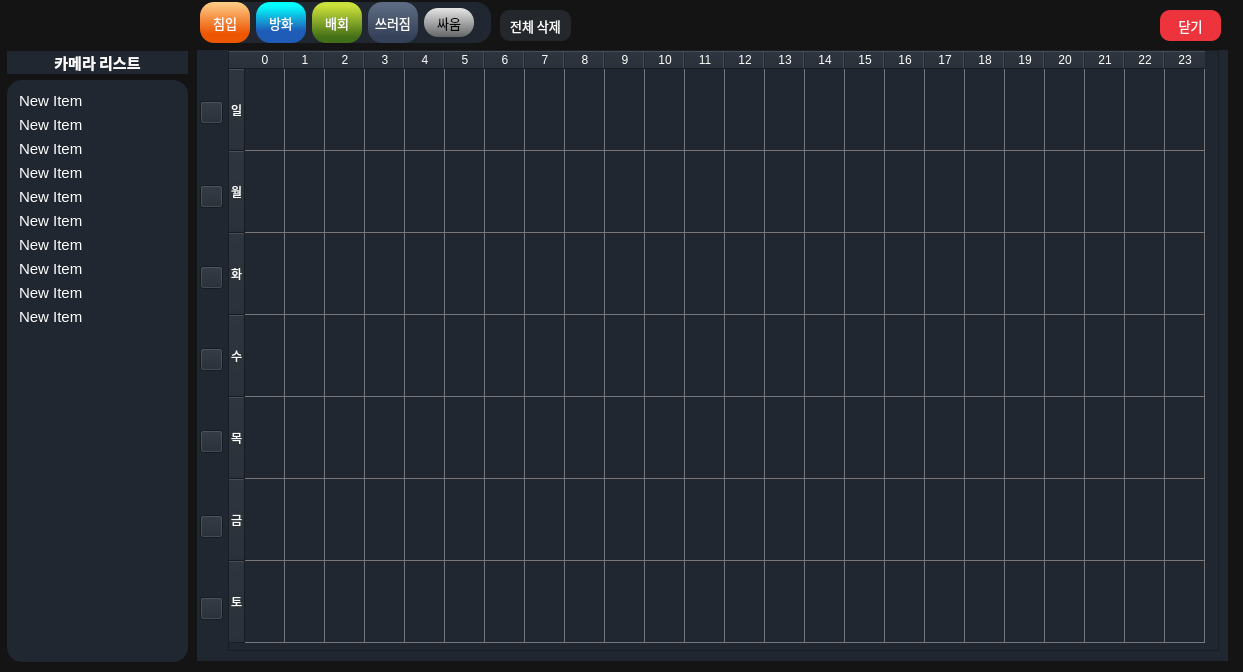
<?xml version="1.0" encoding="UTF-8"?>
<ui version="4.0">
 <class>schedule_window</class>
 <widget class="QWidget" name="schedule_window">
  <property name="geometry">
   <rect>
    <x>0</x>
    <y>0</y>
    <width>1243</width>
    <height>672</height>
   </rect>
  </property>
  <property name="sizePolicy">
   <sizepolicy hsizetype="Fixed" vsizetype="Fixed">
    <horstretch>0</horstretch>
    <verstretch>0</verstretch>
   </sizepolicy>
  </property>
  <property name="minimumSize">
   <size>
    <width>1163</width>
    <height>562</height>
   </size>
  </property>
  <property name="maximumSize">
   <size>
    <width>16777215</width>
    <height>16777215</height>
   </size>
  </property>
  <property name="windowTitle">
   <string>camera schedule</string>
  </property>
  <property name="styleSheet">
   <string notr="true">background-color: rgb(20, 20, 20);

</string>
  </property>
  <widget class="QWidget" name="layoutWidget">
   <property name="geometry">
    <rect>
     <x>7</x>
     <y>51</y>
     <width>181</width>
     <height>611</height>
    </rect>
   </property>
   <layout class="QVBoxLayout" name="verticalLayout_3">
    <item>
     <widget class="QLabel" name="schedule_camera_list_label">
      <property name="minimumSize">
       <size>
        <width>0</width>
        <height>0</height>
       </size>
      </property>
      <property name="font">
       <font>
        <family>Ubuntu Light</family>
        <pointsize>11</pointsize>
        <bold>true</bold>
       </font>
      </property>
      <property name="styleSheet">
       <string notr="true">color: rgb(255, 255, 255);
border-radius: 15px;
background-color: rgb(32,39,49);

</string>
      </property>
      <property name="text">
       <string>카메라 리스트</string>
      </property>
      <property name="alignment">
       <set>Qt::AlignmentFlag::AlignCenter</set>
      </property>
     </widget>
    </item>
    <item>
     <widget class="QWidget" name="widget_3" native="true">
      <property name="styleSheet">
       <string notr="true">color: rgb(255, 255, 255);
border-radius: 15px;
background-color: rgb(32,39,49);

</string>
      </property>
      <layout class="QVBoxLayout" name="verticalLayout_7">
       <item>
        <widget class="QListWidget" name="schedule_camera_list">
         <property name="font">
          <font>
           <pointsize>11</pointsize>
           <italic>false</italic>
           <bold>false</bold>
           <underline>false</underline>
           <strikeout>false</strikeout>
           <kerning>true</kerning>
          </font>
         </property>
         <property name="focusPolicy">
          <enum>Qt::FocusPolicy::NoFocus</enum>
         </property>
         <property name="contextMenuPolicy">
          <enum>Qt::ContextMenuPolicy::DefaultContextMenu</enum>
         </property>
         <property name="acceptDrops">
          <bool>true</bool>
         </property>
         <property name="styleSheet">
          <string notr="true">QListWidget::item {
    padding: 3px;
}
QListWidget::item:selected {
    border: 2px solid rgb(26, 95, 180);
    border-radius: 5px; /* 둥근 테두리 추가 */
}
</string>
         </property>
         <property name="frameShape">
          <enum>QFrame::Shape::NoFrame</enum>
         </property>
         <property name="lineWidth">
          <number>1</number>
         </property>
         <property name="editTriggers">
          <set>QAbstractItemView::EditTrigger::NoEditTriggers</set>
         </property>
         <property name="tabKeyNavigation">
          <bool>false</bool>
         </property>
         <property name="showDropIndicator" stdset="0">
          <bool>false</bool>
         </property>
         <property name="dragEnabled">
          <bool>false</bool>
         </property>
         <property name="dragDropOverwriteMode">
          <bool>false</bool>
         </property>
         <property name="dragDropMode">
          <enum>QAbstractItemView::DragDropMode::NoDragDrop</enum>
         </property>
         <property name="defaultDropAction">
          <enum>Qt::DropAction::IgnoreAction</enum>
         </property>
         <property name="selectionMode">
          <enum>QAbstractItemView::SelectionMode::SingleSelection</enum>
         </property>
         <property name="textElideMode">
          <enum>Qt::TextElideMode::ElideLeft</enum>
         </property>
         <property name="verticalScrollMode">
          <enum>QAbstractItemView::ScrollMode::ScrollPerItem</enum>
         </property>
         <property name="movement">
          <enum>QListView::Movement::Static</enum>
         </property>
         <property name="flow">
          <enum>QListView::Flow::TopToBottom</enum>
         </property>
         <property name="isWrapping" stdset="0">
          <bool>false</bool>
         </property>
         <property name="resizeMode">
          <enum>QListView::ResizeMode::Fixed</enum>
         </property>
         <property name="layoutMode">
          <enum>QListView::LayoutMode::SinglePass</enum>
         </property>
         <property name="spacing">
          <number>2</number>
         </property>
         <property name="viewMode">
          <enum>QListView::ViewMode::ListMode</enum>
         </property>
         <property name="modelColumn">
          <number>0</number>
         </property>
         <property name="uniformItemSizes">
          <bool>true</bool>
         </property>
         <property name="wordWrap">
          <bool>false</bool>
         </property>
         <property name="selectionRectVisible">
          <bool>true</bool>
         </property>
         <item>
          <property name="text">
           <string>New Item</string>
          </property>
         </item>
         <item>
          <property name="text">
           <string>New Item</string>
          </property>
         </item>
         <item>
          <property name="text">
           <string>New Item</string>
          </property>
         </item>
         <item>
          <property name="text">
           <string>New Item</string>
          </property>
         </item>
         <item>
          <property name="text">
           <string>New Item</string>
          </property>
         </item>
         <item>
          <property name="text">
           <string>New Item</string>
          </property>
         </item>
         <item>
          <property name="text">
           <string>New Item</string>
          </property>
         </item>
         <item>
          <property name="text">
           <string>New Item</string>
          </property>
         </item>
         <item>
          <property name="text">
           <string>New Item</string>
          </property>
         </item>
         <item>
          <property name="text">
           <string>New Item</string>
          </property>
         </item>
        </widget>
       </item>
      </layout>
     </widget>
    </item>
   </layout>
  </widget>
  <widget class="QWidget" name="detect_type_tab_widget" native="true">
   <property name="geometry">
    <rect>
     <x>200</x>
     <y>2</y>
     <width>291</width>
     <height>41</height>
    </rect>
   </property>
   <property name="styleSheet">
    <string notr="true">color: rgb(255, 255, 255);
border-radius: 15px;
background-color: rgb(32,39,49);

</string>
   </property>
   <layout class="QHBoxLayout" name="horizontalLayout">
    <item>
     <widget class="QPushButton" name="intr_bnt">
      <property name="sizePolicy">
       <sizepolicy hsizetype="Preferred" vsizetype="Preferred">
        <horstretch>0</horstretch>
        <verstretch>0</verstretch>
       </sizepolicy>
      </property>
      <property name="minimumSize">
       <size>
        <width>50</width>
        <height>29</height>
       </size>
      </property>
      <property name="font">
       <font>
        <pointsize>10</pointsize>
       </font>
      </property>
      <property name="cursor">
       <cursorShape>PointingHandCursor</cursorShape>
      </property>
      <property name="styleSheet">
       <string notr="true">QPushButton {
				background-color: qlineargradient(spread:pad, x1:0, y1:1, x2:0, y2:0, stop:0.233831 rgba(237, 87, 4, 255), stop:1 rgba(253, 207, 137, 255));
				border-radius: 14px;

            }
QPushButton:checked {
                color: white;
				border-radius: 14px;
				border: 3px solid rgb(255, 255, 255);

            }</string>
      </property>
      <property name="text">
       <string>침입</string>
      </property>
      <property name="checkable">
       <bool>true</bool>
      </property>
      <property name="checked">
       <bool>false</bool>
      </property>
     </widget>
    </item>
    <item>
     <widget class="QPushButton" name="fire_bnt">
      <property name="sizePolicy">
       <sizepolicy hsizetype="Preferred" vsizetype="Preferred">
        <horstretch>0</horstretch>
        <verstretch>0</verstretch>
       </sizepolicy>
      </property>
      <property name="minimumSize">
       <size>
        <width>50</width>
        <height>29</height>
       </size>
      </property>
      <property name="font">
       <font>
        <pointsize>10</pointsize>
       </font>
      </property>
      <property name="cursor">
       <cursorShape>PointingHandCursor</cursorShape>
      </property>
      <property name="styleSheet">
       <string notr="true">
QPushButton {
				background-color: qlineargradient(spread:pad, x1:0, y1:1, x2:0, y2:0, stop:0.298507 rgba(30, 92, 184, 255), stop:0.905473 rgba(3, 254, 254, 255));
				border-radius: 14px;
            }
QPushButton:checked {
                color: white;
				border-radius: 14px;
				border: 3px solid rgb(255, 255, 255);

            }</string>
      </property>
      <property name="text">
       <string>방화</string>
      </property>
      <property name="checkable">
       <bool>true</bool>
      </property>
      <property name="checked">
       <bool>false</bool>
      </property>
     </widget>
    </item>
    <item>
     <widget class="QPushButton" name="loit_bnt">
      <property name="sizePolicy">
       <sizepolicy hsizetype="Preferred" vsizetype="Preferred">
        <horstretch>0</horstretch>
        <verstretch>0</verstretch>
       </sizepolicy>
      </property>
      <property name="minimumSize">
       <size>
        <width>50</width>
        <height>29</height>
       </size>
      </property>
      <property name="font">
       <font>
        <pointsize>10</pointsize>
       </font>
      </property>
      <property name="cursor">
       <cursorShape>PointingHandCursor</cursorShape>
      </property>
      <property name="styleSheet">
       <string notr="true">

QPushButton {
				background-color: qlineargradient(spread:pad, x1:0, y1:1, x2:0, y2:0, stop:0.134328 rgba(66, 110, 23, 255), stop:0.905473 rgba(202, 224, 59, 255));
				border-radius: 14px;

            }
QPushButton:checked {
                color: white;
				border-radius: 14px;
				border: 3px solid rgb(255, 255, 255);

            }</string>
      </property>
      <property name="text">
       <string>배회</string>
      </property>
      <property name="checkable">
       <bool>true</bool>
      </property>
      <property name="checked">
       <bool>false</bool>
      </property>
     </widget>
    </item>
    <item>
     <widget class="QPushButton" name="fall_bnt">
      <property name="sizePolicy">
       <sizepolicy hsizetype="Preferred" vsizetype="Preferred">
        <horstretch>0</horstretch>
        <verstretch>0</verstretch>
       </sizepolicy>
      </property>
      <property name="minimumSize">
       <size>
        <width>50</width>
        <height>29</height>
       </size>
      </property>
      <property name="font">
       <font>
        <pointsize>10</pointsize>
       </font>
      </property>
      <property name="cursor">
       <cursorShape>PointingHandCursor</cursorShape>
      </property>
      <property name="styleSheet">
       <string notr="true">

QPushButton {
				background-color: qlineargradient(spread:pad, x1:0, y1:1, x2:0, y2:0, stop:0.134328 rgba(52, 65, 88, 255), stop:0.905473 rgba(91, 106, 128, 255));

				border-radius: 14px;


            }
QPushButton:checked {
                color: white;
				border-radius: 14px;
				border: 3px solid rgb(255, 255, 255);

            }</string>
      </property>
      <property name="text">
       <string>쓰러짐</string>
      </property>
      <property name="checkable">
       <bool>true</bool>
      </property>
      <property name="checked">
       <bool>false</bool>
      </property>
     </widget>
    </item>
    <item>
     <widget class="QPushButton" name="fight_bnt">
      <property name="sizePolicy">
       <sizepolicy hsizetype="Preferred" vsizetype="Preferred">
        <horstretch>0</horstretch>
        <verstretch>0</verstretch>
       </sizepolicy>
      </property>
      <property name="minimumSize">
       <size>
        <width>50</width>
        <height>29</height>
       </size>
      </property>
      <property name="maximumSize">
       <size>
        <width>50</width>
        <height>29</height>
       </size>
      </property>
      <property name="font">
       <font>
        <pointsize>10</pointsize>
       </font>
      </property>
      <property name="cursor">
       <cursorShape>PointingHandCursor</cursorShape>
      </property>
      <property name="styleSheet">
       <string notr="true">

QPushButton {
	color: rgb(0, 0, 0);

	
	background-color: qlineargradient(spread:pad, x1:0, y1:0, x2:0, y2:1, stop:0 rgba(230, 230, 231, 255), stop:1 rgba(101, 102, 103, 255));

				border-radius: 14px;


            }
QPushButton:checked {
                color: white;
				border-radius: 14px;
				border: 3px solid rgb(255, 255, 255);

            }</string>
      </property>
      <property name="text">
       <string>싸움</string>
      </property>
      <property name="checkable">
       <bool>true</bool>
      </property>
      <property name="checked">
       <bool>false</bool>
      </property>
     </widget>
    </item>
    <item>
     <spacer name="horizontalSpacer">
      <property name="orientation">
       <enum>Qt::Orientation::Horizontal</enum>
      </property>
      <property name="sizeHint" stdset="0">
       <size>
        <width>40</width>
        <height>20</height>
       </size>
      </property>
     </spacer>
    </item>
   </layout>
  </widget>
  <widget class="QWidget" name="detect_time_table_widget" native="true">
   <property name="geometry">
    <rect>
     <x>197</x>
     <y>50</y>
     <width>1031</width>
     <height>611</height>
    </rect>
   </property>
   <property name="styleSheet">
    <string notr="true">color: rgb(255, 255, 255);
background-color: rgb(32,39,49);

</string>
   </property>
   <widget class="QTableWidget" name="schedule_time_table">
    <property name="geometry">
     <rect>
      <x>31</x>
      <y>0</y>
      <width>991</width>
      <height>601</height>
     </rect>
    </property>
    <property name="minimumSize">
     <size>
      <width>0</width>
      <height>575</height>
     </size>
    </property>
    <property name="maximumSize">
     <size>
      <width>9999</width>
      <height>9999</height>
     </size>
    </property>
    <property name="font">
     <font>
      <family>Sans</family>
     </font>
    </property>
    <property name="styleSheet">
     <string notr="true">QTableView {gridline-color: rgb(119, 118, 123);}</string>
    </property>
    <property name="showDropIndicator" stdset="0">
     <bool>true</bool>
    </property>
    <property name="dragEnabled">
     <bool>false</bool>
    </property>
    <property name="dragDropOverwriteMode">
     <bool>true</bool>
    </property>
    <property name="dragDropMode">
     <enum>QAbstractItemView::DragDropMode::NoDragDrop</enum>
    </property>
    <property name="selectionMode">
     <enum>QAbstractItemView::SelectionMode::ExtendedSelection</enum>
    </property>
    <property name="selectionBehavior">
     <enum>QAbstractItemView::SelectionBehavior::SelectItems</enum>
    </property>
    <property name="gridStyle">
     <enum>Qt::PenStyle::SolidLine</enum>
    </property>
    <property name="sortingEnabled">
     <bool>false</bool>
    </property>
    <attribute name="horizontalHeaderMinimumSectionSize">
     <number>3</number>
    </attribute>
    <attribute name="horizontalHeaderDefaultSectionSize">
     <number>40</number>
    </attribute>
    <attribute name="horizontalHeaderShowSortIndicator" stdset="0">
     <bool>false</bool>
    </attribute>
    <attribute name="horizontalHeaderStretchLastSection">
     <bool>false</bool>
    </attribute>
    <attribute name="verticalHeaderVisible">
     <bool>true</bool>
    </attribute>
    <attribute name="verticalHeaderCascadingSectionResizes">
     <bool>false</bool>
    </attribute>
    <attribute name="verticalHeaderMinimumSectionSize">
     <number>18</number>
    </attribute>
    <attribute name="verticalHeaderDefaultSectionSize">
     <number>82</number>
    </attribute>
    <attribute name="verticalHeaderShowSortIndicator" stdset="0">
     <bool>false</bool>
    </attribute>
    <attribute name="verticalHeaderStretchLastSection">
     <bool>false</bool>
    </attribute>
    <row>
     <property name="text">
      <string>일</string>
     </property>
    </row>
    <row>
     <property name="text">
      <string>월</string>
     </property>
    </row>
    <row>
     <property name="text">
      <string>화</string>
     </property>
    </row>
    <row>
     <property name="text">
      <string>수</string>
     </property>
    </row>
    <row>
     <property name="text">
      <string>목</string>
     </property>
    </row>
    <row>
     <property name="text">
      <string>금</string>
     </property>
    </row>
    <row>
     <property name="text">
      <string>토</string>
     </property>
    </row>
    <column>
     <property name="text">
      <string>0</string>
     </property>
    </column>
    <column>
     <property name="text">
      <string>1</string>
     </property>
    </column>
    <column>
     <property name="text">
      <string>2</string>
     </property>
    </column>
    <column>
     <property name="text">
      <string>3</string>
     </property>
    </column>
    <column>
     <property name="text">
      <string>4</string>
     </property>
    </column>
    <column>
     <property name="text">
      <string>5</string>
     </property>
    </column>
    <column>
     <property name="text">
      <string>6</string>
     </property>
    </column>
    <column>
     <property name="text">
      <string>7</string>
     </property>
    </column>
    <column>
     <property name="text">
      <string>8</string>
     </property>
    </column>
    <column>
     <property name="text">
      <string>9</string>
     </property>
    </column>
    <column>
     <property name="text">
      <string>10</string>
     </property>
    </column>
    <column>
     <property name="text">
      <string>11</string>
     </property>
    </column>
    <column>
     <property name="text">
      <string>12</string>
     </property>
    </column>
    <column>
     <property name="text">
      <string>13</string>
     </property>
    </column>
    <column>
     <property name="text">
      <string>14</string>
     </property>
    </column>
    <column>
     <property name="text">
      <string>15</string>
     </property>
    </column>
    <column>
     <property name="text">
      <string>16</string>
     </property>
    </column>
    <column>
     <property name="text">
      <string>17</string>
     </property>
    </column>
    <column>
     <property name="text">
      <string>18</string>
     </property>
    </column>
    <column>
     <property name="text">
      <string>19</string>
     </property>
    </column>
    <column>
     <property name="text">
      <string>20</string>
     </property>
    </column>
    <column>
     <property name="text">
      <string>21</string>
     </property>
    </column>
    <column>
     <property name="text">
      <string>22</string>
     </property>
    </column>
    <column>
     <property name="text">
      <string>23</string>
     </property>
    </column>
   </widget>
   <widget class="QPushButton" name="check_box_mon">
    <property name="geometry">
     <rect>
      <x>3</x>
      <y>135</y>
      <width>23</width>
      <height>23</height>
     </rect>
    </property>
    <property name="styleSheet">
     <string notr="true">
background-color: rgb(32,39,49);</string>
    </property>
    <property name="text">
     <string/>
    </property>
    <property name="icon">
     <iconset resource="../ms_ai_img.qrc">
      <normaloff>:/newPrefix/ui/images/check_off.png</normaloff>
      <normalon>:/newPrefix/ui/images/check.png</normalon>:/newPrefix/ui/images/check_off.png</iconset>
    </property>
    <property name="iconSize">
     <size>
      <width>20</width>
      <height>20</height>
     </size>
    </property>
    <property name="checkable">
     <bool>true</bool>
    </property>
    <property name="checked">
     <bool>false</bool>
    </property>
   </widget>
   <widget class="QPushButton" name="check_box_tue">
    <property name="geometry">
     <rect>
      <x>3</x>
      <y>216</y>
      <width>23</width>
      <height>23</height>
     </rect>
    </property>
    <property name="styleSheet">
     <string notr="true">
background-color: rgb(32,39,49);</string>
    </property>
    <property name="text">
     <string/>
    </property>
    <property name="icon">
     <iconset resource="../ms_ai_img.qrc">
      <normaloff>:/newPrefix/ui/images/check_off.png</normaloff>
      <normalon>:/newPrefix/ui/images/check.png</normalon>:/newPrefix/ui/images/check_off.png</iconset>
    </property>
    <property name="iconSize">
     <size>
      <width>20</width>
      <height>20</height>
     </size>
    </property>
    <property name="checkable">
     <bool>true</bool>
    </property>
    <property name="checked">
     <bool>false</bool>
    </property>
   </widget>
   <widget class="QPushButton" name="check_box_wed">
    <property name="geometry">
     <rect>
      <x>3</x>
      <y>298</y>
      <width>23</width>
      <height>23</height>
     </rect>
    </property>
    <property name="styleSheet">
     <string notr="true">
background-color: rgb(32,39,49);</string>
    </property>
    <property name="text">
     <string/>
    </property>
    <property name="icon">
     <iconset resource="../ms_ai_img.qrc">
      <normaloff>:/newPrefix/ui/images/check_off.png</normaloff>
      <normalon>:/newPrefix/ui/images/check.png</normalon>:/newPrefix/ui/images/check_off.png</iconset>
    </property>
    <property name="iconSize">
     <size>
      <width>20</width>
      <height>20</height>
     </size>
    </property>
    <property name="checkable">
     <bool>true</bool>
    </property>
    <property name="checked">
     <bool>false</bool>
    </property>
   </widget>
   <widget class="QPushButton" name="check_box_thu">
    <property name="geometry">
     <rect>
      <x>3</x>
      <y>380</y>
      <width>23</width>
      <height>23</height>
     </rect>
    </property>
    <property name="styleSheet">
     <string notr="true">
background-color: rgb(32,39,49);</string>
    </property>
    <property name="text">
     <string/>
    </property>
    <property name="icon">
     <iconset resource="../ms_ai_img.qrc">
      <normaloff>:/newPrefix/ui/images/check_off.png</normaloff>
      <normalon>:/newPrefix/ui/images/check.png</normalon>:/newPrefix/ui/images/check_off.png</iconset>
    </property>
    <property name="iconSize">
     <size>
      <width>20</width>
      <height>20</height>
     </size>
    </property>
    <property name="checkable">
     <bool>true</bool>
    </property>
    <property name="checked">
     <bool>false</bool>
    </property>
   </widget>
   <widget class="QPushButton" name="check_box_fri">
    <property name="geometry">
     <rect>
      <x>3</x>
      <y>465</y>
      <width>23</width>
      <height>23</height>
     </rect>
    </property>
    <property name="styleSheet">
     <string notr="true">
background-color: rgb(32,39,49);</string>
    </property>
    <property name="text">
     <string/>
    </property>
    <property name="icon">
     <iconset resource="../ms_ai_img.qrc">
      <normaloff>:/newPrefix/ui/images/check_off.png</normaloff>
      <normalon>:/newPrefix/ui/images/check.png</normalon>:/newPrefix/ui/images/check_off.png</iconset>
    </property>
    <property name="iconSize">
     <size>
      <width>20</width>
      <height>20</height>
     </size>
    </property>
    <property name="checkable">
     <bool>true</bool>
    </property>
    <property name="checked">
     <bool>false</bool>
    </property>
   </widget>
   <widget class="QPushButton" name="check_box_sat">
    <property name="geometry">
     <rect>
      <x>3</x>
      <y>547</y>
      <width>23</width>
      <height>23</height>
     </rect>
    </property>
    <property name="styleSheet">
     <string notr="true">
background-color: rgb(32,39,49);</string>
    </property>
    <property name="text">
     <string/>
    </property>
    <property name="icon">
     <iconset resource="../ms_ai_img.qrc">
      <normaloff>:/newPrefix/ui/images/check_off.png</normaloff>
      <normalon>:/newPrefix/ui/images/check.png</normalon>:/newPrefix/ui/images/check_off.png</iconset>
    </property>
    <property name="iconSize">
     <size>
      <width>20</width>
      <height>20</height>
     </size>
    </property>
    <property name="checkable">
     <bool>true</bool>
    </property>
    <property name="checked">
     <bool>false</bool>
    </property>
   </widget>
   <widget class="QPushButton" name="check_box_sun">
    <property name="geometry">
     <rect>
      <x>3</x>
      <y>51</y>
      <width>23</width>
      <height>23</height>
     </rect>
    </property>
    <property name="styleSheet">
     <string notr="true">
background-color: rgb(32,39,49);</string>
    </property>
    <property name="text">
     <string/>
    </property>
    <property name="icon">
     <iconset resource="../ms_ai_img.qrc">
      <normaloff>:/newPrefix/ui/images/check_off.png</normaloff>
      <normalon>:/newPrefix/ui/images/check.png</normalon>:/newPrefix/ui/images/check_off.png</iconset>
    </property>
    <property name="iconSize">
     <size>
      <width>20</width>
      <height>20</height>
     </size>
    </property>
    <property name="checkable">
     <bool>true</bool>
    </property>
    <property name="checked">
     <bool>false</bool>
    </property>
   </widget>
  </widget>
  <widget class="QPushButton" name="schedule_close_bnt">
   <property name="geometry">
    <rect>
     <x>1160</x>
     <y>10</y>
     <width>61</width>
     <height>31</height>
    </rect>
   </property>
   <property name="font">
    <font>
     <family>Sans</family>
     <pointsize>10</pointsize>
    </font>
   </property>
   <property name="cursor">
    <cursorShape>PointingHandCursor</cursorShape>
   </property>
   <property name="styleSheet">
    <string notr="true">background-color: rgb(237, 51, 59);
color: rgb(255, 255, 255);
border-radius: 10px;

</string>
   </property>
   <property name="text">
    <string>닫기</string>
   </property>
  </widget>
  <widget class="QPushButton" name="schedule_remove_bnt">
   <property name="geometry">
    <rect>
     <x>500</x>
     <y>10</y>
     <width>71</width>
     <height>31</height>
    </rect>
   </property>
   <property name="font">
    <font>
     <family>Sans</family>
     <pointsize>10</pointsize>
    </font>
   </property>
   <property name="cursor">
    <cursorShape>PointingHandCursor</cursorShape>
   </property>
   <property name="styleSheet">
    <string notr="true">background-color: rgb(36, 39, 44);
color: rgb(255, 255, 255);
border-radius: 10px;

</string>
   </property>
   <property name="text">
    <string>전체 삭제</string>
   </property>
  </widget>
  <widget class="QLabel" name="top_logo_2">
   <property name="geometry">
    <rect>
     <x>10</x>
     <y>10</y>
     <width>184</width>
     <height>31</height>
    </rect>
   </property>
   <property name="minimumSize">
    <size>
     <width>1</width>
     <height>1</height>
    </size>
   </property>
   <property name="maximumSize">
    <size>
     <width>251</width>
     <height>41</height>
    </size>
   </property>
   <property name="font">
    <font>
     <family>Sans</family>
    </font>
   </property>
   <property name="text">
    <string/>
   </property>
   <property name="pixmap">
    <pixmap resource="../ms_ai_img.qrc">:/newPrefix/ui/images/logo.png</pixmap>
   </property>
   <property name="scaledContents">
    <bool>true</bool>
   </property>
  </widget>
 </widget>
 <resources>
  <include location="../ms_ai_img.qrc"/>
  <include location="../ms_ai_img.qrc"/>
  <include location="../ms_ai_img.qrc"/>
 </resources>
 <connections/>
</ui>
